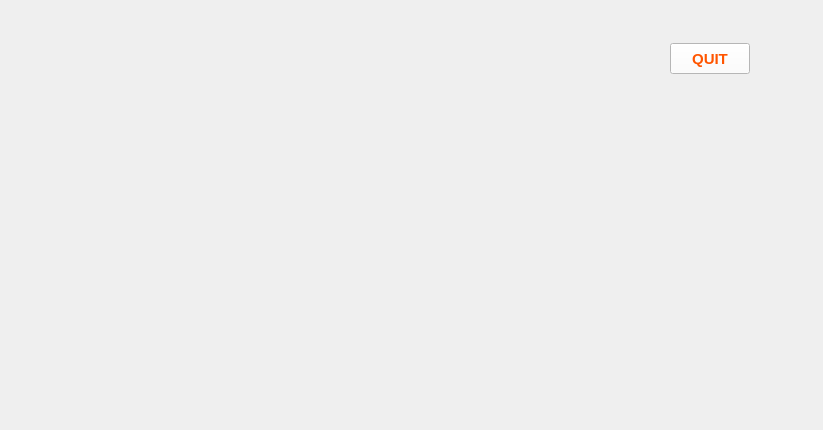
<?xml version="1.0" encoding="UTF-8"?>
<ui version="4.0">
 <class>ClientWindow</class>
 <widget class="QMainWindow" name="ClientWindow">
  <property name="geometry">
   <rect>
    <x>0</x>
    <y>0</y>
    <width>823</width>
    <height>430</height>
   </rect>
  </property>
  <property name="font">
   <font>
    <pointsize>11</pointsize>
    <bold>true</bold>
   </font>
  </property>
  <property name="windowTitle">
   <string>MainWindow</string>
  </property>
  <property name="styleSheet">
   <string notr="true">color: rgb(255, 85, 0);</string>
  </property>
  <property name="dockOptions">
   <set>QMainWindow::AllowTabbedDocks|QMainWindow::AnimatedDocks|QMainWindow::VerticalTabs</set>
  </property>
  <widget class="QWidget" name="centralwidget">
   <widget class="QPushButton" name="pushButton">
    <property name="geometry">
     <rect>
      <x>670</x>
      <y>43</y>
      <width>80</width>
      <height>31</height>
     </rect>
    </property>
    <property name="font">
     <font>
      <pointsize>11</pointsize>
      <bold>true</bold>
     </font>
    </property>
    <property name="styleSheet">
     <string notr="true">color: rgb(255, 85, 0);
background-color: rgb(255, 255, 255);</string>
    </property>
    <property name="text">
     <string>QUIT</string>
    </property>
   </widget>
  </widget>
 </widget>
 <resources/>
 <connections/>
</ui>
